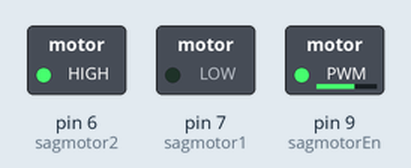
Simulated run of this sketch. Board: Arduino Uno, built with avr-gcc and run on an emulated ATmega328P. On the bench: switched loads named in the sketch (green lamp = pin HIGH).

Above: at 0.1 s.
Timing chart, 0 to 1.6 s (numbered marks = the images above):
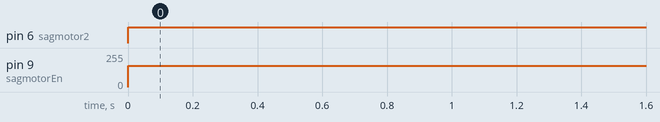

The sketch:

dc_motor.ino
```cpp
#define sagmotor1 7
#define sagmotor2 6
#define sagmotorEn 9

void setup() {
  pinMode(sagmotor1, OUTPUT);
  pinMode(sagmotor2, OUTPUT);
  pinMode(sagmotorEn, OUTPUT);

}

void loop() {
  digitalWrite(sagmotor1, LOW);
  digitalWrite(sagmotor2, HIGH);
  analogWrite(sagmotorEn, 160);

}
```

Measured:
- by itself, pin 6 (sagmotor2): LOW → HIGH at 0.00 s
- by itself, pin 9 (sagmotorEn): 0/255 → 160/255 at 0.00 s
